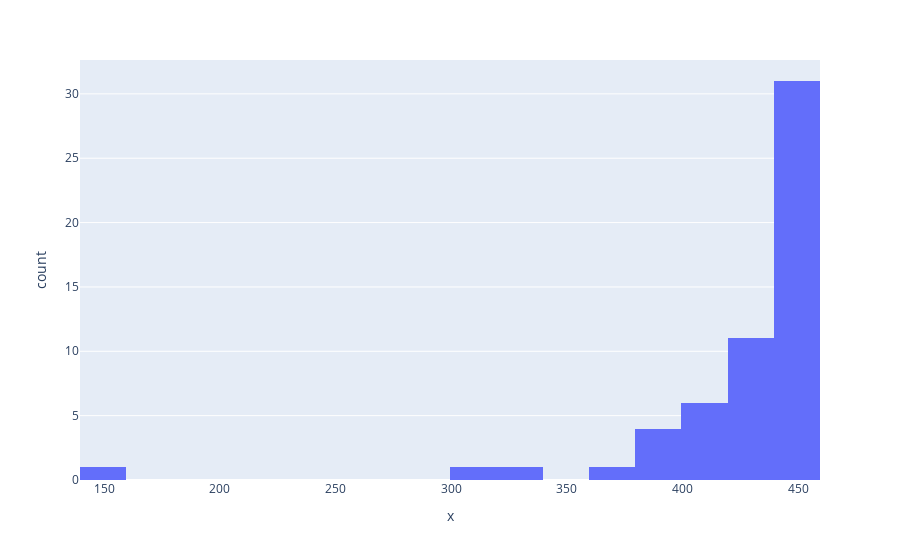

This figure's notebook cell:
### Code cell
len_X_entries = []
for entry in X:
    len_X_entries.append(len(entry))

df = px.data.tips()
fig = px.histogram(x=len_X_entries)
fig.show()

### Figure 1 — Plotly figure (JSON) as saved in the notebook; plotly's stock layout.template omitted (floating-point values rounded to 4 significant figures)
{"data": [{"alignmentgroup": "True", "bingroup": "x", "hovertemplate": "x=%{x}<br>count=%{y}<extra></extra>", "legendgroup": "", "marker": {"color": "#636efa", "pattern": {"shape": ""}}, "name": "", "offsetgroup": "", "orientation": "v", "showlegend": false, "type": "histogram", "x": [154, 370, 396, 448, 448, 447, 448, 435, 440, 448, 448, 448, 327, 448, 448, 423, 446, 425, 399, 304, 444, 386, 434, 442, 445, 446, 388, 402, 413, 414, 447, 424, 443, 426, 441, 448, 437, 448, 448, 419, 447, 428, 428, 418, 445, 446, 448, 447, 409, 447, 423, 448, 447, 448, 434, 445], "xaxis": "x", "yaxis": "y"}], "layout": {"barmode": "relative", "legend": {"tracegroupgap": 0}, "margin": {"t": 60}, "xaxis": {"anchor": "y", "domain": [0, 1], "title": {"text": "x"}}, "yaxis": {"anchor": "x", "domain": [0, 1], "title": {"text": "count"}}}}
